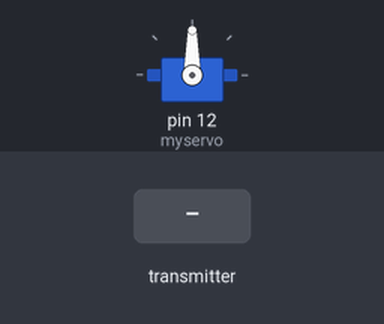
Bench run of a sketch on a simulated Arduino Uno, built with avr-gcc and run on an emulated ATmega328P. On the bench: servo. The inputs (shaded band) are chosen by the test bench. No radio packets arrive unless stated; what the sketch prints to the serial monitor is not drawn.

Above: at 1.2 s.
1.3 s: the transmitter starts sending rec_data = 0
At 2.5 s:
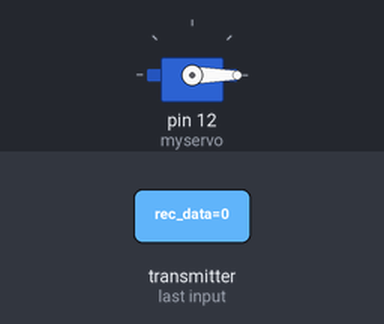
2.8 s: the transmitter starts sending rec_data = 64
At 4.1 s:
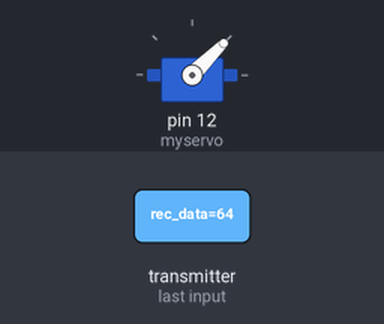
5.0 s: the transmitter starts sending rec_data = 255
At 6.9 s:
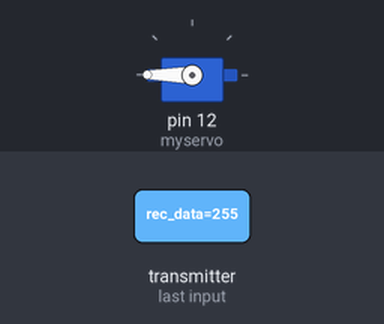
7.2 s: the transmitter starts sending rec_data = 128
At 8.6 s:
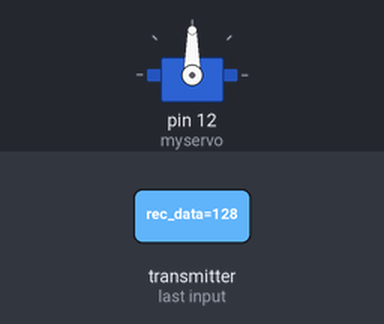
Timing chart, 0 to 10.2 s (numbered marks = the images above; inputs shaded):
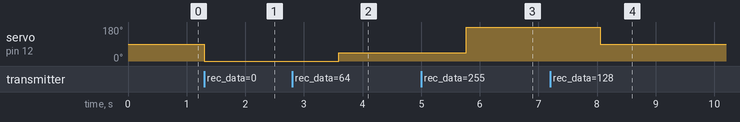

The sketch:

rec_02_M4.ino
```cpp
/*
* Simple sketch for nRF24L01+ radios  Receive side.
*
* Updated: Dec 2014 by TMRh20. Simplified Mar 2019 RMH.
*/

#include <Servo.h>
#include <SPI.h>
#include "RF24.h"

Servo myservo;

/* Hardware configuration: Set up nRF24L01 radio on SPI bus plus pins 7 & 8 */
RF24 radio(7,9);


byte addresses[][6] = {"1Node","2Node"};
int angle;

void setup() {

  myservo.attach(12);

  Serial.begin(0);
  Serial.println(F("RF24example:  simple receive"));


  radio.begin();

  // Set the PA Level low to prevent power supply related issues since this is a
 // getting_started sketch, and the likelihood of close proximity of the devices. RF24_PA_MAX is default.
  radio.setPALevel(RF24_PA_LOW);


    radio.openWritingPipe(addresses[1]);
    radio.openReadingPipe(1,addresses[0]);


  // Start the radio listening for data
  radio.startListening();
}

void loop() {

    byte rec_data;

    if( radio.available()){
                                                                    // Variable for the received timestamp
      while (radio.available()) {                                   // While there is data ready
        radio.read( &rec_data, 1 );             // Get the payload
      }


      Serial.print("received ");
      Serial.println(rec_data);
      angle = map(rec_data, 0, 255, 0, 180);
      myservo.write(angle);
      //Serial.println(rec_data);
   }


} // Loop
```

Measured:
- after the input at 1.3 s, servo on pin 12 (myservo): 90° → 0° at once
- after the input at 2.8 s, servo on pin 12 (myservo): 0° → 45° after 0.79 s
- after the input at 5.0 s, servo on pin 12 (myservo): 45° → 180° after 0.77 s
- after the input at 7.2 s, servo on pin 12 (myservo): 180° → 90° after 0.86 s
